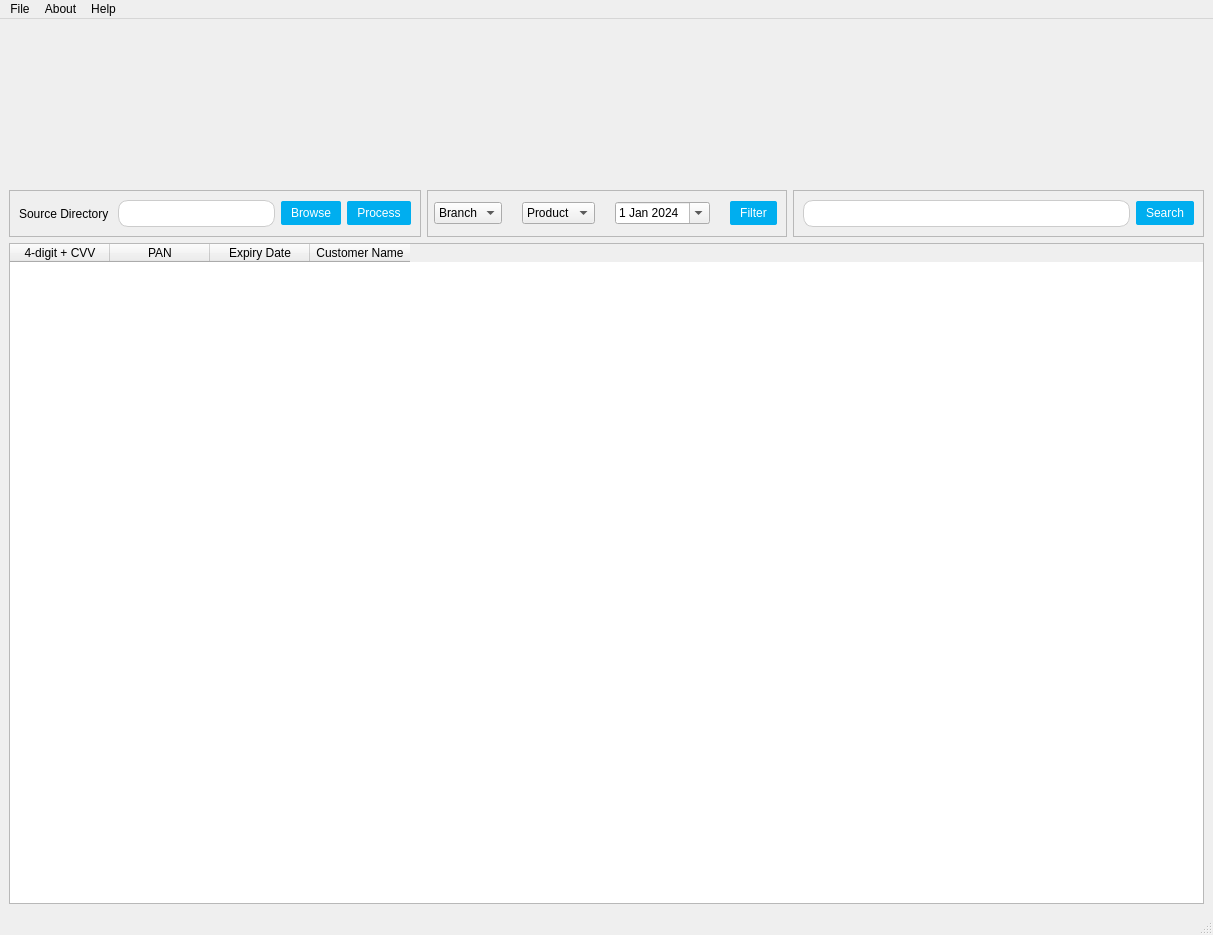
<?xml version="1.0" encoding="UTF-8"?>
<ui version="4.0">
 <class>MainWindow</class>
 <widget class="QMainWindow" name="MainWindow">
  <property name="geometry">
   <rect>
    <x>0</x>
    <y>0</y>
    <width>1213</width>
    <height>935</height>
   </rect>
  </property>
  <property name="windowTitle">
   <string>MainWindow</string>
  </property>
  <property name="styleSheet">
   <string notr="true">QPushButton {
                background-color: #00AEEF;  /* Primary color */
                color: #ffffff;  /* Text color */
                padding: 5px 10px;  /* Padding */
                border: none;  /* No border */
                border-radius: 2px;  /* Remove border radius */
                font-size: 1rem;  /* Font size */
                margin: 0;  /* Remove margin */
            }
            QPushButton:hover {
                background-color: #0099CC;  /* Slightly darker blue for hover */
            }
            QPushButton:pressed {
                background-color: #0088BB;  /* Even darker blue for pressed */
            }

 QLineEdit {
                padding: 2px;
                border: 1px solid #ccc;
                border-radius: 10px; /* Rounded corners */
                font-size: 16px;
            }
            QLineEdit:focus {
                border: 1px solid #00AEEF; /* Blue border when focused */
            }
          </string>
  </property>
  <widget class="QWidget" name="centralwidget">
   <layout class="QGridLayout" name="gridLayout_2">
    <item row="0" column="0">
     <layout class="QGridLayout" name="gridLayout" columnstretch="0,0,0">
      <item row="1" column="2">
       <widget class="QFrame" name="frame_3">
        <property name="frameShape">
         <enum>QFrame::Shape::StyledPanel</enum>
        </property>
        <property name="frameShadow">
         <enum>QFrame::Shadow::Raised</enum>
        </property>
        <layout class="QHBoxLayout" name="horizontalLayout_4">
         <item>
          <layout class="QHBoxLayout" name="horizontalLayout_2">
           <item>
            <widget class="QLineEdit" name="search_line_edit"/>
           </item>
           <item>
            <widget class="QPushButton" name="search_button">
             <property name="text">
              <string>Search</string>
             </property>
            </widget>
           </item>
          </layout>
         </item>
        </layout>
       </widget>
      </item>
      <item row="1" column="1">
       <widget class="QFrame" name="frame_4">
        <property name="frameShape">
         <enum>QFrame::Shape::StyledPanel</enum>
        </property>
        <property name="frameShadow">
         <enum>QFrame::Shadow::Raised</enum>
        </property>
        <layout class="QHBoxLayout" name="horizontalLayout_6">
         <property name="spacing">
          <number>20</number>
         </property>
         <property name="leftMargin">
          <number>6</number>
         </property>
         <item>
          <widget class="QComboBox" name="comboBox_2">
           <item>
            <property name="text">
             <string>Branch</string>
            </property>
           </item>
          </widget>
         </item>
         <item>
          <widget class="QComboBox" name="comboBox">
           <property name="frame">
            <bool>true</bool>
           </property>
           <item>
            <property name="text">
             <string>Product </string>
            </property>
           </item>
          </widget>
         </item>
         <item>
          <widget class="QDateEdit" name="dateEdit">
           <property name="calendarPopup">
            <bool>true</bool>
           </property>
           <property name="currentSectionIndex">
            <number>2</number>
           </property>
           <property name="timeSpec">
            <enum>Qt::TimeSpec::UTC</enum>
           </property>
           <property name="date">
            <date>
             <year>2024</year>
             <month>1</month>
             <day>1</day>
            </date>
           </property>
          </widget>
         </item>
         <item>
          <widget class="QPushButton" name="pushButton_4">
           <property name="text">
            <string>Filter</string>
           </property>
          </widget>
         </item>
        </layout>
       </widget>
      </item>
      <item row="1" column="0">
       <widget class="QFrame" name="frame_2">
        <property name="frameShape">
         <enum>QFrame::Shape::StyledPanel</enum>
        </property>
        <property name="frameShadow">
         <enum>QFrame::Shadow::Raised</enum>
        </property>
        <layout class="QHBoxLayout" name="horizontalLayout_5">
         <item>
          <layout class="QHBoxLayout" name="horizontalLayout">
           <item>
            <widget class="QLabel" name="label_2">
             <property name="text">
              <string>Source Directory </string>
             </property>
            </widget>
           </item>
           <item>
            <widget class="QLineEdit" name="source_directory_line_edit"/>
           </item>
           <item>
            <widget class="QPushButton" name="browse_button">
             <property name="text">
              <string>Browse</string>
             </property>
            </widget>
           </item>
          </layout>
         </item>
         <item>
          <widget class="QPushButton" name="process_button">
           <property name="text">
            <string>Process</string>
           </property>
           <property name="flat">
            <bool>false</bool>
           </property>
          </widget>
         </item>
        </layout>
       </widget>
      </item>
      <item row="3" column="0" colspan="3">
       <widget class="QTableWidget" name="tableWidget">
        <column>
         <property name="text">
          <string>4-digit + CVV</string>
         </property>
        </column>
        <column>
         <property name="text">
          <string>PAN</string>
         </property>
        </column>
        <column>
         <property name="text">
          <string>Expiry Date</string>
         </property>
        </column>
        <column>
         <property name="text">
          <string>Customer Name</string>
         </property>
        </column>
       </widget>
      </item>
      <item row="0" column="0" colspan="3">
       <layout class="QHBoxLayout" name="horizontalLayout_3">
        <item>
         <widget class="QLabel" name="label">
          <property name="minimumSize">
           <size>
            <width>156</width>
            <height>146</height>
           </size>
          </property>
          <property name="maximumSize">
           <size>
            <width>156</width>
            <height>156</height>
           </size>
          </property>
          <property name="text">
           <string/>
          </property>
          <property name="pixmap">
           <pixmap resource="resource.qrc">:/images/images/companylogo.png</pixmap>
          </property>
          <property name="scaledContents">
           <bool>true</bool>
          </property>
         </widget>
        </item>
        <item>
         <widget class="QLabel" name="label_3">
          <property name="minimumSize">
           <size>
            <width>156</width>
            <height>156</height>
           </size>
          </property>
          <property name="maximumSize">
           <size>
            <width>156</width>
            <height>156</height>
           </size>
          </property>
          <property name="text">
           <string/>
          </property>
          <property name="pixmap">
           <pixmap resource="resource.qrc">:/images/images/applogo.png</pixmap>
          </property>
          <property name="scaledContents">
           <bool>true</bool>
          </property>
         </widget>
        </item>
       </layout>
      </item>
     </layout>
    </item>
   </layout>
  </widget>
  <widget class="QMenuBar" name="menubar">
   <property name="geometry">
    <rect>
     <x>0</x>
     <y>0</y>
     <width>1213</width>
     <height>33</height>
    </rect>
   </property>
   <widget class="QMenu" name="menuFile">
    <property name="title">
     <string>File</string>
    </property>
   </widget>
   <widget class="QMenu" name="menuAbout">
    <property name="title">
     <string>About</string>
    </property>
   </widget>
   <widget class="QMenu" name="menuHelp">
    <property name="title">
     <string>Help</string>
    </property>
    <addaction name="actionDocumentation"/>
   </widget>
   <addaction name="menuFile"/>
   <addaction name="menuAbout"/>
   <addaction name="menuHelp"/>
  </widget>
  <widget class="QStatusBar" name="statusbar"/>
  <action name="actionDocumentation">
   <property name="text">
    <string>Documentation</string>
   </property>
  </action>
 </widget>
 <resources>
  <include location="resource.qrc"/>
 </resources>
 <connections/>
</ui>
